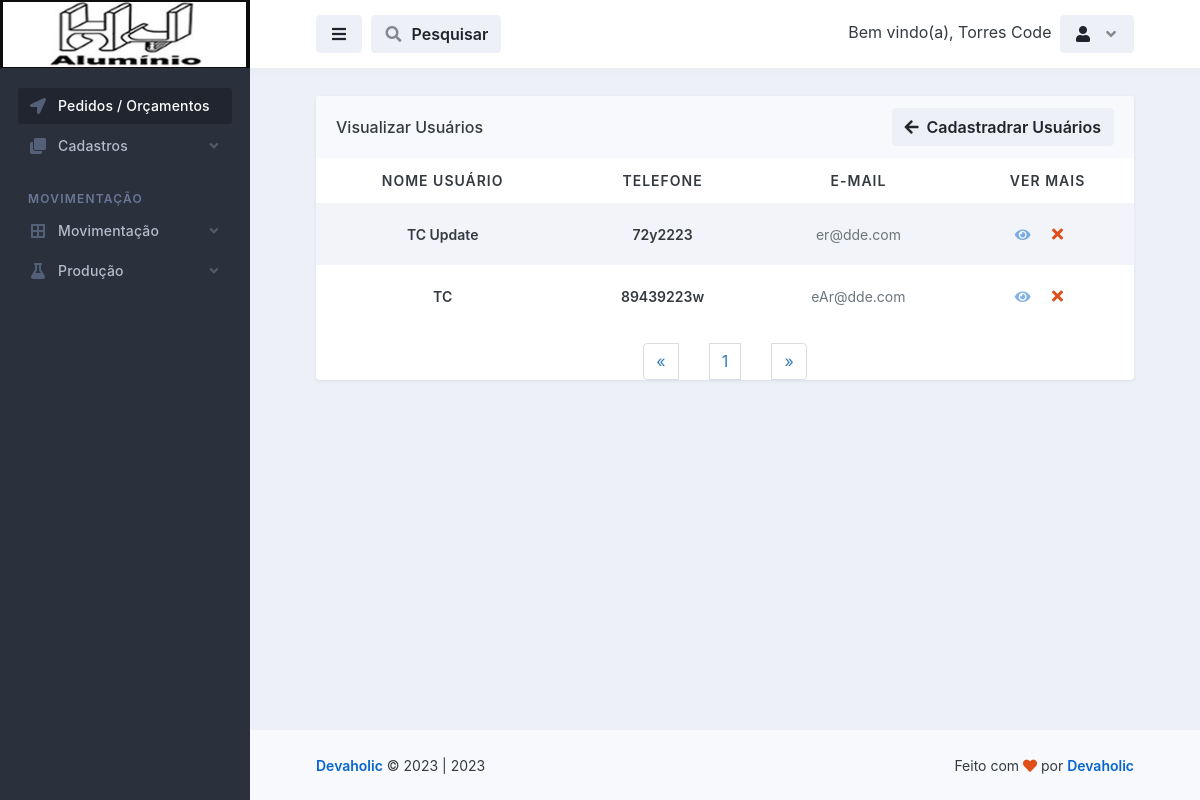
/basicos_usuarios/visualizar_usuarios.php (signed in), run on the app's committed database.
### tables this page shows
CREATE TABLE `logado` (
  `id` int(11) NOT NULL,
  `nome` varchar(50) NOT NULL,
  `email` varchar(100) NOT NULL,
  `senha` varchar(50) NOT NULL,
  `parceiro_colaborador` varchar(100) NOT NULL,
  `cpf` int(100) NOT NULL,
  `rg` int(20) NOT NULL,
  `cep` int(20) NOT NULL,
  `endereco` varchar(100) NOT NULL,
  `telefone` varchar(50) NOT NULL,
  `complemento` varchar(100) NOT NULL,
  `bairro` varchar(100) NOT NULL,
  `cidade` varchar(100) NOT NULL,
  `uf` varchar(20) NOT NULL,
  `nascimento` varchar(100) NOT NULL,
  `nivel` varchar(20) NOT NULL
);

CREATE TABLE `basicos_usuarios` (
  `id` int(11) NOT NULL,
  `nome_ususario` varchar(100) NOT NULL,
  `telefone_usuario` varchar(100) NOT NULL,
  `email_login` varchar(100) NOT NULL,
  `libera_xml_pedido` varchar(100) NOT NULL,
  `libera_painel_producao` varchar(100) NOT NULL,
  `desconto_maximo` decimal(10,0) NOT NULL,
  `grupo_de_usuarios` varchar(255) NOT NULL,
  `observacao` text NOT NULL,
  `ultima_alteracao` date NOT NULL,
  `ativo` varchar(20) NOT NULL
);

### database.php (called while the page is built, shortened)
<?php
    class database
    {
        public $server = 'localhost';
        public $user = 'root';
        public $pass = '';
        public $bdn = 'maxportas';
        public function __construct()
        {
            try{
            $this->conn = new PDO('mysql:host='.$this->server.'; dbname='.$this->bdn, $this->user, $this->pass);
            } catch(PDOException $e){
                echo "Error $e";
            }
        }
    }
?>

### controllers/controllers_basicos_usuarios.php (called while the page is built, shortened)
<?php
    include "../database.php";
class controllers_basicos_usuarios extends database
{
    public function selecionar_basicos_usuarios()
    {
        $selecionar_basicos_usuarios = $this->conn->prepare("SELECT * FROM basicos_usuarios ORDER BY id DESC");
        $selecionar_basicos_usuarios->execute();
        $resulbasicos_usuarios = $selecionar_basicos_usuarios->fetchAll(PDO::FETCH_ASSOC);
        return $resulbasicos_usuarios;
    }
}
?>

### basicos_usuarios/visualizar_usuarios.php (the view, shortened to what this page needs)
<?php
require_once "../config.php";
$conn = mysqli_connect($DBHOST, $DBUSER, $DBPASS, $DBNAME);
$pagina = (isset($_GET['pagina']))? $_GET['pagina'] : 1;
$result_basicos_usuarios = "SELECT * FROM basicos_usuarios";
$resultado_basicos_usuarios = mysqli_query($conn, $result_basicos_usuarios);
$total_basicos_usuarios = mysqli_num_rows($resultado_basicos_usuarios);
$quantidade_pg = 10;
$num_pagina = ceil($total_basicos_usuarios/$quantidade_pg);
$incio = ($quantidade_pg*$pagina)-$quantidade_pg;
$result_basicos_usuarios = "SELECT * FROM basicos_usuarios limit $incio, $quantidade_pg";
$resultado_basicos_usuarios = mysqli_query($conn, $result_basicos_usuarios);
?>
<!doctype html>
<html lang="en">
  <head>
    <link rel="stylesheet" id="css-main" href="../assets/css/dashmix.min.css">
    <link rel="stylesheet" href="../assets/css/pagination.css">
  </head>
  <body>
    <div id="page-container" class="sidebar-o sidebar-dark enable-page-overlay side-scroll page-header-fixed main-content-narrow">
    <?php require_once "../template/sidebar.php" ?>
<header id="page-header">
    <div class="content-header">
    <div class="space-x-1">
        <button type="button" class="btn btn-alt-secondary" data-toggle="layout" data-action="sidebar_toggle">
        <i class="fa fa-fw fa-bars"></i>
        </button>
            <button type="button" class="btn btn-alt-secondary" data-toggle="layout" data-action="header_search_on">
              <i class="fa fa-fw opacity-50 fa-search"></i> <span class="ms-1 d-none d-sm-inline-block">Pesquisar</span>
            </button>
    </div>
    <?php require_once "../template/btn_logout.php"; ?>
    </div>
</header>
      <main id="main-container">
        <div class="content content-full content-boxed">
          <div class="row">
            <div class="col-md-12">
              <div class="block block-rounded block-mode-loading-refresh">
                <div class="block-header block-header-default">
                  <h3 class="block-title">
                    Visualizar Usuários
                  </h3>
                  <a class="btn btn-alt-secondary" href="usuarios.php">
                    <i class="fa fa-arrow-left me-1"></i> Cadastradrar Usuários
                  </a>
                </div>
                <div class="table-responsive">
                  <table class="table table-striped table-hover table-borderless table-vcenter fs-sm">
                  <?php
                    require_once "../controllers/controllers_basicos_usuarios.php";
                    $selecionar_basicos_usuarios = new controllers_basicos_usuarios();
                    $result_basicos_usuarios = $selecionar_basicos_usuarios->selecionar_basicos_usuarios();
                    if(count($result_basicos_usuarios) > 0)
                    { ?>
                    <thead style="text-align: center;">
                      <tr class="text-uppercase">
                        <th>Nome Usuário</th>
                        <th>Telefone</th>
                        <th>E-Mail</th>
                        <th>Ver Mais</th>
                      </tr>
                    </thead>
                    <?php }?>
                    <tbody style="text-align: center;">
                        <?php
                            require_once "../controllers/controllers_basicos_usuarios.php";
                            $selecionar_basicos_usuarios = new controllers_basicos_usuarios();
                            $result_basicos_usuarios = $selecionar_basicos_usuarios->selecionar_basicos_usuarios();
                            if(count($result_basicos_usuarios) > 0)
                            {
                              while($row_basicos_usuarios = mysqli_fetch_assoc($resultado_basicos_usuarios)){ ?>
                                <tr style="text-align: center;">
                                  <td>
                                      <span class="fw-semibold"><?php echo $row_basicos_usuarios['nome_ususario']; ?></span>
                                  </td>
                                  <td>
                                      <span class="fw-semibold"><?php echo $row_basicos_usuarios['telefone_usuario']; ?></span>
                                  </td>
                                  <td>
                                    <span class="fs-sm text-muted"><?php echo $row_basicos_usuarios['email_login'];?></span>
                                  </td>
                                  <td class="text-center text-nowrap fw-medium" style="display: flex; justify-content: center; align-items: center;">
                                    <a href="vermais_basicos_usuarios.php?view_basicos_usuarios=<?php $idCriptografado = base64_encode($row_basicos_usuarios['id']); echo $idCriptografado;?>">
                                        <i class="fa fa-eye me-1 opacity-50"></i>
                                    </a>
                                    <?php
                                       echo "<button class='btn' onclick='abrirModal(".$row_basicos_usuarios['id'].")'><i class='fa fa-fw fa-times text-danger'></i></button>";
                                      ?>
                                  </td>
                                </tr>
                          <?php } } else { echo "<h1>Nenhum registo encontrado!</h1>"; } ?>
                    </tbody>
                  </table>
                  <?php
                    $pagina_anterior = $pagina - 1;
                    $pagina_posterior = $pagina + 1;
                  ?>
                <nav class="text-center">
                  <ul class="pagination" style="display: flex; align-items: center; justify-content: space-between; width: 20%; margin: auto;">
                    <li>
                      <?php
                      if($pagina_anterior != 0){ ?>
                        <a href="visualizar_basicos_usuarios.php?pagina=<?php echo $pagina_anterior; ?>" aria-label="Previous">
                          <span aria-hidden="true">&laquo;</span>
                        </a>
                      <?php }else{ ?>
                        <span aria-hidden="true">&laquo;</span>
                      <?php }  ?>
                    </li>
                    <?php
                    for($i = 1; $i < $num_pagina + 1; $i++){ ?>
                      <li><a href="visualizar_basicos_usuarios.php?pagina=<?php echo $i; ?>"><?php echo $i; ?></a>
                      </li>
                    <?php } ?>
                    <li>
                      <?php
                      if($pagina_posterior <= $num_pagina){ ?>
                        <a href="visualizar_basicos_usuarios.php?pagina=<?php echo $pagina_posterior; ?>" aria-label="Previous">
                          <span aria-hidden="true">&raquo;</span>
                        </a>
                      <?php }else{ ?>
                        <span aria-hidden="true">&raquo;</span>
                      <?php }  ?>
                    </li>
                  </ul>
                </nav>
                </div>
                </div>
              </div>
        </div>
      </main>
      <?php require_once "../template/footer.php" ?>
    </div>
  </body>
</html>

### template/btn_logout.php (shortened to what this page needs)
<?php
    include "../conexao-bd.php";
    $email = $_SESSION['email'];
    $selecinarUserLogado = $conn->prepare("SELECT * FROM logado WHERE email = :email");
    $selecinarUserLogado->bindValue(':email', $email);
    $selecinarUserLogado->execute();
    $row = $selecinarUserLogado->fetch(PDO::FETCH_ASSOC);
?>
<div class="space-x-1">
    <div class="dropdown d-inline-block">
        <span class="d-sm-inline-block">Bem vindo(a), <?php echo $row['nome']; ?></span>
    </div>
    <div class="dropdown d-inline-block">
    <button type="button" class="btn btn-alt-secondary" id="page-header-user-dropdown" data-bs-toggle="dropdown" aria-haspopup="true" aria-expanded="false">
        <i class="fa fa-fw fa-user"></i>
        <i class="fa fa-fw fa-angle-down opacity-50 ms-1 d-none d-sm-inline-block"></i>
    </button>
    </div>
</div>

### assets/css/pagination.css (style rules this page uses)
.pagination { display:inline-block;padding-left:0;margin:20px 0;border-radius:4px }
.pagination>li { display:inline }
.pagination>li>a,.pagination>li>span { position:relative;float:left;padding:6px 12px;margin-left:-1px;line-height:1.42857143;color:#337ab7;text-decoration:none;background-color:#fff;border:1px solid #ddd }
.pagination>li:first-child>a,.pagination>li:first-child>span { margin-left:0;border-top-left-radius:4px;border-bottom-left-radius:4px }
.pagination>li:last-child>a,.pagination>li:last-child>span { border-top-right-radius:4px;border-bottom-right-radius:4px }

### data on the page
logado: nome "Torres Code"
basicos_usuarios: nome_ususario "TC Update", telefone_usuario "72y2223", email_login "er@dde.com"
basicos_usuarios: nome_ususario "TC", telefone_usuario "89439223w", email_login "eAr@dde.com"

### other printed values
Date('Y') "2023"
